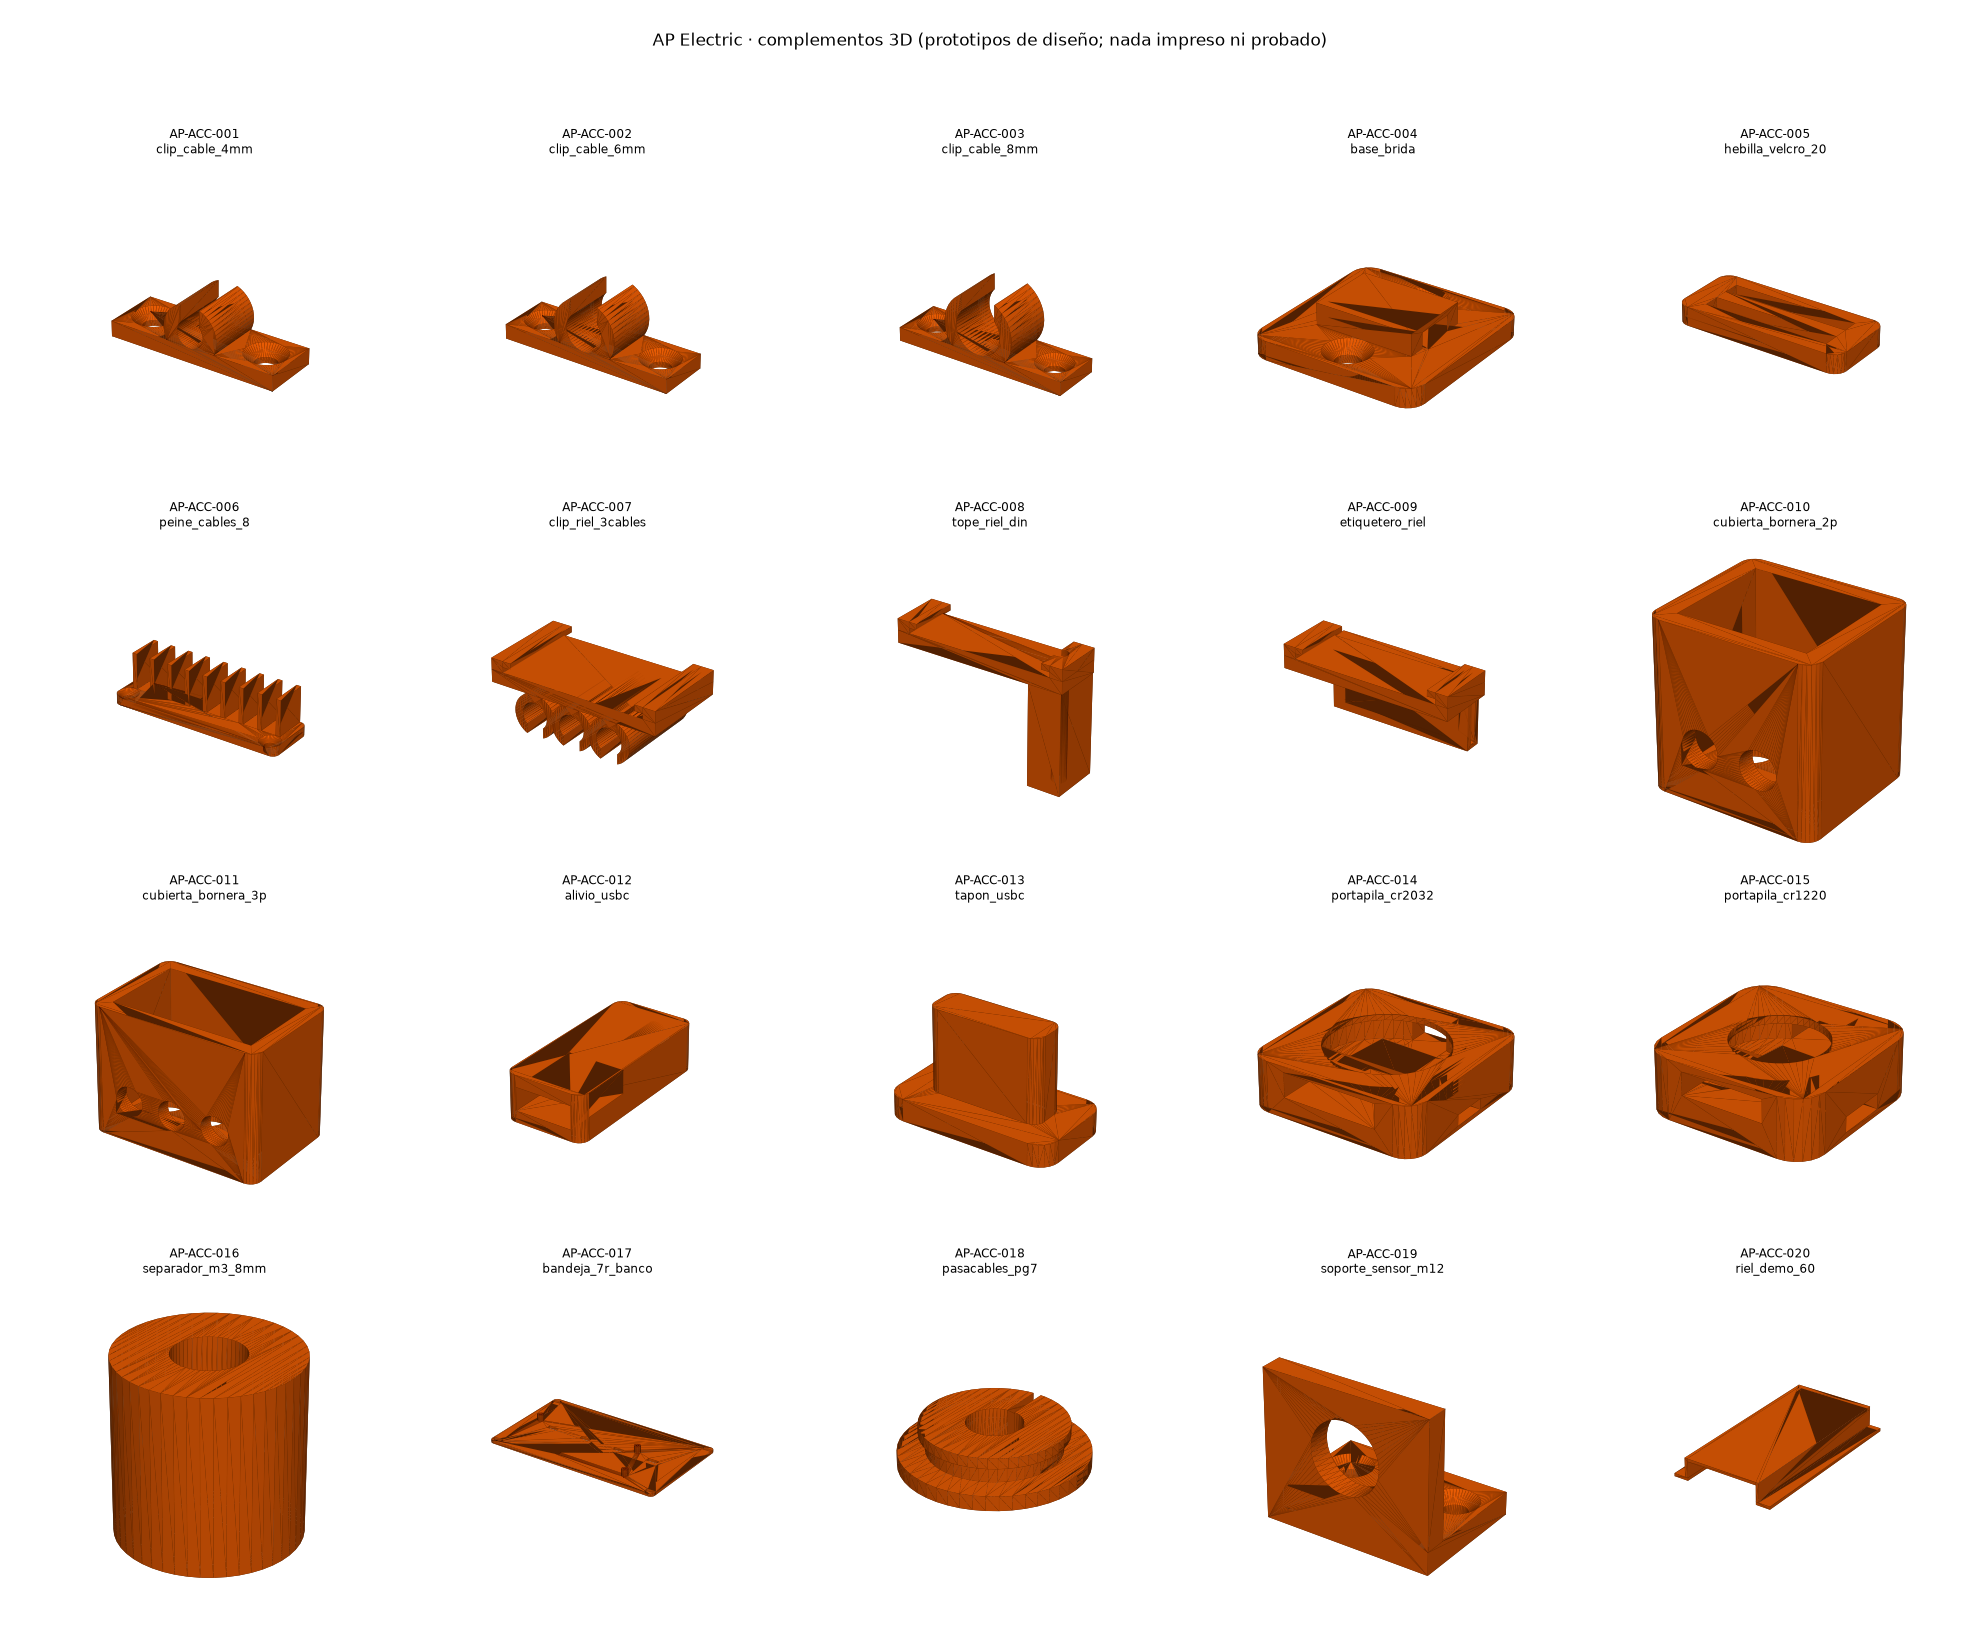

The script that saved this image:
#!/usr/bin/env python3
"""Genera vista_previa.png: hoja de contacto isométrica de todas las piezas imprimibles (matplotlib, sin GPU)."""
import os
import numpy as np
import trimesh
import matplotlib
matplotlib.use("Agg")
import matplotlib.pyplot as plt
from mpl_toolkits.mplot3d.art3d import Poly3DCollection
import accesorios as A

cat = A.generar()
piezas = cat["imprimibles"]
cols = 5
filas = (len(piezas) + cols - 1) // cols
fig = plt.figure(figsize=(cols * 3.6, filas * 3.7), dpi=110)
luz = np.array([0.4, -0.5, 0.75]); luz /= np.linalg.norm(luz)
for i, p in enumerate(piezas):
    t = trimesh.load(os.path.join(A.HERE, p["archivo"]))
    ax = fig.add_subplot(filas, cols, i + 1, projection="3d")
    tri = t.vertices[t.faces]
    sombra = 0.35 + 0.65 * np.clip(t.face_normals @ luz, 0, 1)
    color = np.outer(sombra, [0.91, 0.36, 0.02]); color = np.clip(color, 0, 1)
    ax.add_collection3d(Poly3DCollection(tri, facecolors=color, edgecolors=(0, 0, 0, 0.05), linewidths=0.2))
    c = t.bounds.mean(axis=0); r = (t.bounds[1] - t.bounds[0]).max() / 2
    ax.set_xlim(c[0] - r, c[0] + r); ax.set_ylim(c[1] - r, c[1] + r); ax.set_zlim(c[2] - r, c[2] + r)
    ax.set_box_aspect((1, 1, 1)); ax.view_init(elev=28, azim=-55); ax.set_axis_off()
    ax.set_title("%s\n%s" % (p["sku"], p["nombre"]), fontsize=8)
fig.suptitle("AP Electric · complementos 3D (prototipos de diseño; nada impreso ni probado)", fontsize=11)
fig.tight_layout(rect=(0, 0, 1, 0.95))
fig.savefig(os.path.join(A.HERE, "vista_previa.png"))
print("vista_previa.png")
